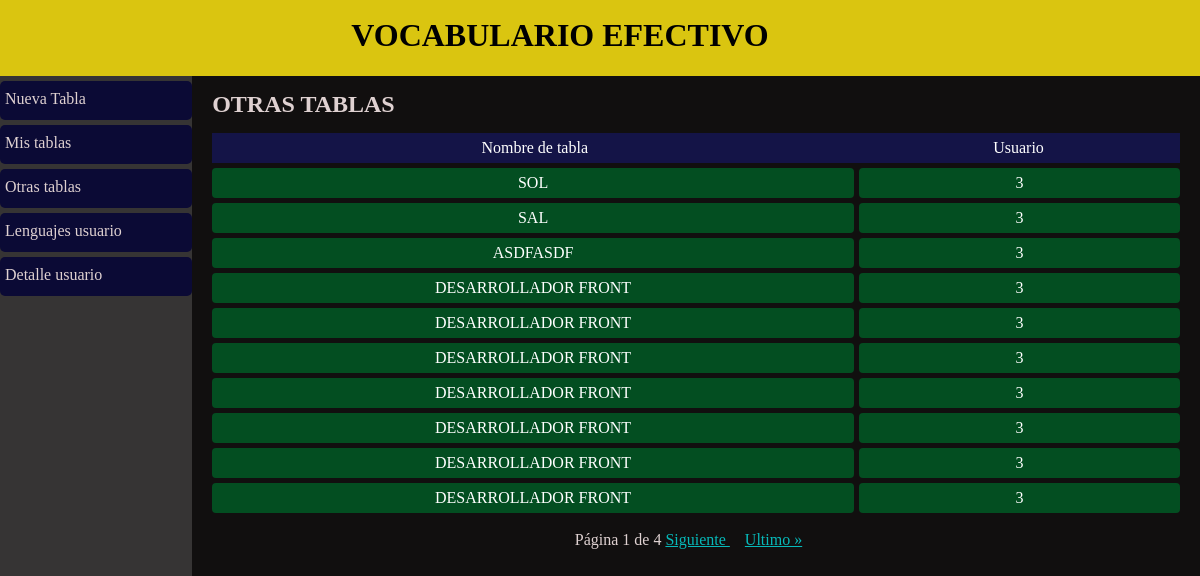
Screenshot of /otras-tablas/ (signed in) with the database file from the repository.
### tables/models.py (models this page shows)
class Table(models.Model) :
    id = models.AutoField(primary_key=True)
    user = models.ForeignKey(User, on_delete = models.CASCADE)
    title = models.CharField(max_length = 255)
    link = models.CharField(max_length = 255, null = True, blank = True)
    pdf_doc = models.FileField(null = True, blank = True, upload_to='pdf')

### tables/views.py (the view)
# urls.py: path('otras-tablas/', login_required(views.OtherTables.as_view()), name = 'other_tables'),
class OtherTables(ListView) :
    model = Table
    template_name = 'table_collection/table_collection_other_users.html'
    paginate_by = 10
    context_object_name = 'tables'
    def get_queryset(self, *args, **kwargs):
        return Table.objects.exclude(user_id = self.request.user.id)

### tables/templates/table_collection/table_collection_other_users.html
{% extends 'layouts/layout.html' %}
{% block main_content %}
    <h2 class="description-tables">OTRAS TABLAS</h2>
    {% include 'includes/description_other_tables.html' %}
    <ul class="list-other-tables">
        {% for table in tables %}
            <li>
                <div><a href="{% url 'tables_app:word_list' table_id=table.id  title=table.title %}">{{table.title|upper}}</a></div>
                <div>{{table.user_id}}</div>
            </li>
        {% endfor %}
    </ul>
    {% include 'includes/pagination.html' %}
{% endblock %}

### mainapp/static/css/styles.css (style rules this page uses)
* { margin: 0; padding: 0; }

### tables/static/css/styles-app-tables.css (style rules this page uses)
h2.description-tables { margin-top: 15px; }
ul.list-other-tables li { height: 30px; line-height: 30px; margin-top: 5px; display: grid; grid-template-columns: 2fr 1fr; grid-gap: 5px; justify-content: space-around; border-radius: 5px; color: white; }
ul.list-other-tables li div { display: block; text-align: center; background-color: #034e21; border-radius: 4px; }
ul.list-other-tables li div a { color: white; text-decoration: none; display: block; }

### rows the page displays
Table: title "SOL", user_id "3"
Table: title "SAL", user_id "3"
Table: title "ASDFASDF", user_id "3"
Table: title "DESARROLLADOR FRONT", user_id "3"
Table: title "DESARROLLADOR FRONT", user_id "3"
Table: title "DESARROLLADOR FRONT", user_id "3"
Table: title "DESARROLLADOR FRONT", user_id "3"
Table: title "DESARROLLADOR FRONT", user_id "3"
Table: title "DESARROLLADOR FRONT", user_id "3"
Table: title "DESARROLLADOR FRONT", user_id "3"

### other values shown
{{ page_obj.number }} "1"
{{ page_obj.paginator.num_pages }} "4"
